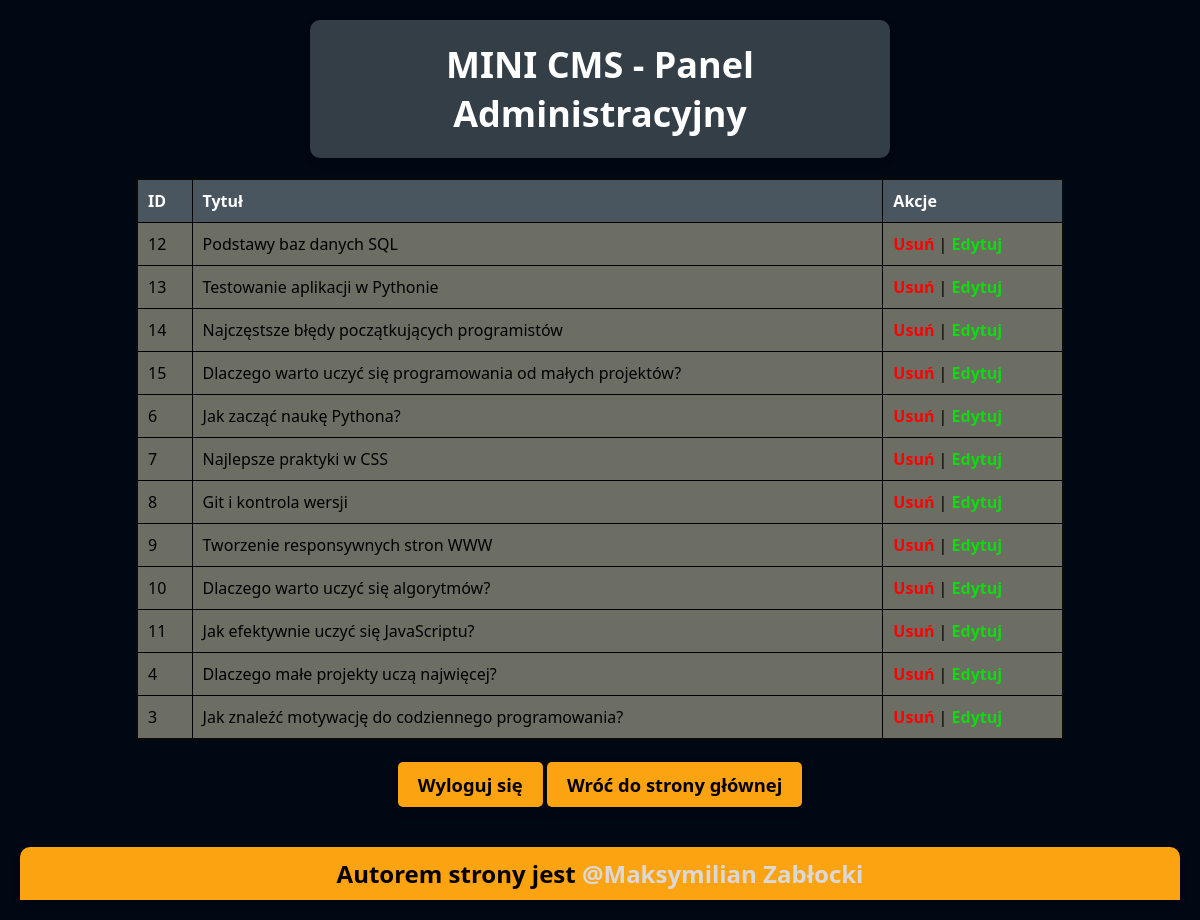
/admin.php (signed in), run on an earlier commit of the app's database.
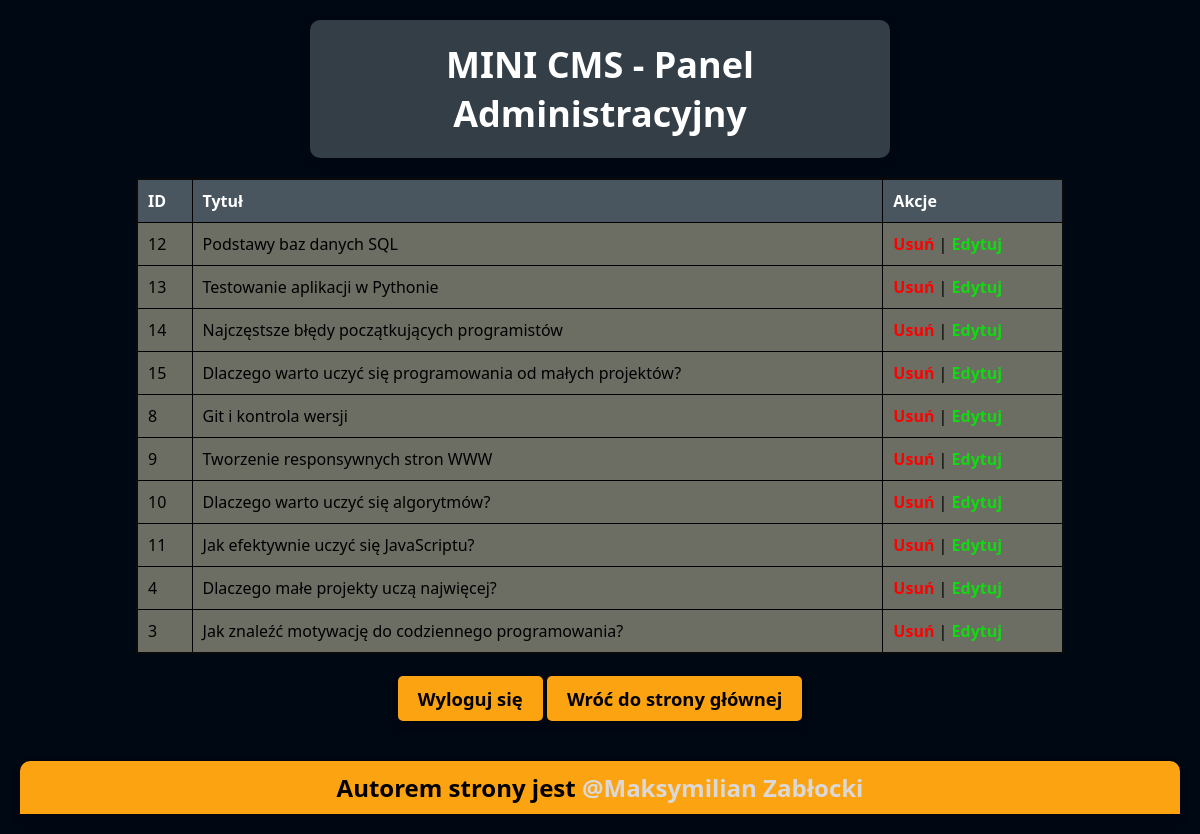
And on a later commit of the database.
### tables this page shows
CREATE TABLE `posts` (
  `id` int(11) NOT NULL,
  `title` varchar(255) NOT NULL,
  `content` text NOT NULL,
  `created_at` timestamp NOT NULL DEFAULT current_timestamp()
);

### admin.php (the view, shortened to what this page needs)
<!DOCTYPE html>
<html lang="en">
<head>
    <link rel="stylesheet" href="style.css">
</head>
<body>
    <?php
        require_once ('config.php');
    ?>
    <div class="blogHeader">
        <h1>MINI CMS - Panel Administracyjny</h1>
    </div>
    <table class="adminPanel">
        <thead>
            <tr>
                <th>ID</th>
                <th>Tytuł</th>
                <th>Akcje</th>
            </tr>
        <?php
            $result = mysqli_query($con, "SELECT * FROM posts ORDER BY created_at DESC");
            while ($row = mysqli_fetch_assoc($result)) {
                echo "<tr>";
                echo "<td>" . htmlspecialchars($row['id']) . "</td>";
                echo "<td>" . htmlspecialchars($row['title']) . "</td>";
                echo "<td> <a class='delete' href='delete.php?id=".$row['id']."'>Usuń</a> | <a class='edit' href='edit.php?id=".$row['id']."'>Edytuj</a></td>";
                echo "</tr>";
            }
        ?>
    </table>
    <br>
    <a href="logout.php"><button name="logout">Wyloguj się</button></a>
    <a href="index.php"><button>Wróć do strony głównej</button></a>
    <footer>
        <h2>Autorem strony jest <a href="https://github.com/meks990">@Maksymilian Zabłocki</a></h2>
    </footer>
</body>
</html>

What changed in the data, as far as the page shows it:
removed posts: id "6", title "Jak zacząć naukę Pythona?"
removed posts: id "7", title "Najlepsze praktyki w CSS"
